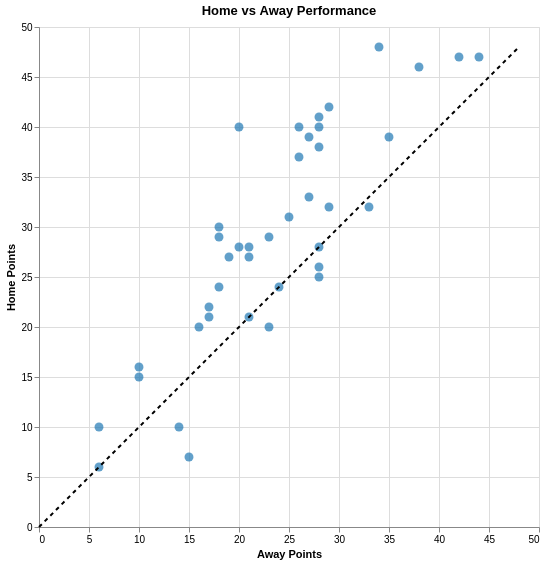

Notebook source saved alongside this figure:
### Code cell
max_points = q3_pivot[['Points_Home', 'Points_Away']].max().max()

line_df = pd.DataFrame({
    'x': [0, max_points],
    'y': [0, max_points]
})

diag_line = (
    alt.Chart(line_df)
    .mark_line(color='black', strokeDash=[4,4])
    .encode(
        x='x:Q',
        y='y:Q'
    )
)

q3_scatter_with_line = alt.layer(
    q3_scatter,
    diag_line
)
q3_scatter_with_line

### Figure 1 — Vega-Lite specification as saved in the notebook (floating-point values rounded to 4 significant figures)
{"config": {"view": {"continuousWidth": 300, "continuousHeight": 300}}, "layer": [{"data": {"name": "data-90971ae87d82764671a9a223da347423"}, "mark": {"type": "circle", "size": 80}, "encoding": {"color": {"condition": {"param": "param_0d9d894d388ffc00", "value": "#1f77b4"}, "value": "lightgray"}, "tooltip": [{"field": "Team", "type": "nominal"}, {"field": "Season", "type": "nominal"}, {"field": "Points_Home", "type": "quantitative"}, {"field": "Points_Away", "type": "quantitative"}, {"field": "GoalDiff_Home", "type": "quantitative"}, {"field": "GoalDiff_Away", "type": "quantitative"}], "x": {"field": "Points_Away", "title": "Away Points", "type": "quantitative"}, "y": {"field": "Points_Home", "title": "Home Points", "type": "quantitative"}}, "name": "view_c16a2b81b16b738e_0", "title": "Home vs Away Performance"}, {"data": {"name": "data-e576cf585f5b1988125c0cc12c6e74dc"}, "mark": {"type": "line", "color": "black", "strokeDash": [4, 4]}, "encoding": {"x": {"field": "x", "type": "quantitative"}, "y": {"field": "y", "type": "quantitative"}}}], "height": 500, "params": [{"name": "param_0d9d894d388ffc00", "select": "interval", "views": ["view_c16a2b81b16b738e_0"]}], "width": 500, "$schema": "https://vega.github.io/schema/vega-lite/v6.1.0.json", "datasets": {"data-90971ae87d82764671a9a223da347423": [{"Team": "Arsenal", "Season": "2023-24", "Points_Away": 42, "Points_Home": 47, "GoalDiff_Away": 30, "GoalDiff_Home": 32}, {"Team": "Arsenal", "Season": "2024-25", "Points_Away": 35, "Points_Home": 39, "GoalDiff_Away": 17, "GoalDiff_Home": 18}, {"Team": "Aston Villa", "Season": "2023-24", "Points_Away": 28, "Points_Home": 40, "GoalDiff_Away": -5, "GoalDiff_Home": 20}, {"Team": "Aston Villa", "Season": "2024-25", "Points_Away": 26, "Points_Home": 40, "GoalDiff_Away": -7, "GoalDiff_Home": 14}, {"Team": "Bournemouth", "Season": "2023-24", "Points_Away": 21, "Points_Home": 27, "GoalDiff_Away": -12, "GoalDiff_Home": -1}, {"Team": "Bournemouth", "Season": "2024-25", "Points_Away": 28, "Points_Home": 28, "GoalDiff_Away": 5, "GoalDiff_Home": 7}, {"Team": "Brentford", "Season": "2023-24", "Points_Away": 17, "Points_Home": 22, "GoalDiff_Away": -4, "GoalDiff_Home": -5}, {"Team": "Brentford", "Season": "2024-25", "Points_Away": 25, "Points_Home": 31, "GoalDiff_Away": 4, "GoalDiff_Home": 5}, {"Team": "Brighton", "Season": "2023-24", "Points_Away": 18, "Points_Home": 30, "GoalDiff_Away": -10, "GoalDiff_Home": 3}, {"Team": "Brighton", "Season": "2024-25", "Points_Away": 29, "Points_Home": 32, "GoalDiff_Away": 3, "GoalDiff_Home": 4}, {"Team": "Burnley", "Season": "2023-24", "Points_Away": 14, "Points_Home": 10, "GoalDiff_Away": -13, "GoalDiff_Home": -24}, {"Team": "Chelsea", "Season": "2023-24", "Points_Away": 26, "Points_Home": 37, "GoalDiff_Away": -4, "GoalDiff_Home": 18}, {"Team": "Chelsea", "Season": "2024-25", "Points_Away": 28, "Points_Home": 41, "GoalDiff_Away": 4, "GoalDiff_Home": 17}, {"Team": "Crystal Palace", "Season": "2023-24", "Points_Away": 21, "Points_Home": 28, "GoalDiff_Away": -12, "GoalDiff_Home": 11}, {"Team": "Crystal Palace", "Season": "2024-25", "Points_Away": 28, "Points_Home": 25, "GoalDiff_Away": 2, "GoalDiff_Home": -2}, {"Team": "Everton", "Season": "2023-24", "Points_Away": 20, "Points_Home": 28, "GoalDiff_Away": -15, "GoalDiff_Home": 4}, {"Team": "Everton", "Season": "2024-25", "Points_Away": 24, "Points_Home": 24, "GoalDiff_Away": -5, "GoalDiff_Home": 3}, {"Team": "Fulham", "Season": "2023-24", "Points_Away": 18, "Points_Home": 29, "GoalDiff_Away": -13, "GoalDiff_Home": 7}, {"Team": "Fulham", "Season": "2024-25", "Points_Away": 28, "Points_Home": 26, "GoalDiff_Away": 3, "GoalDiff_Home": -3}, {"Team": "Ipswich", "Season": "2024-25", "Points_Away": 15, "Points_Home": 7, "GoalDiff_Away": -16, "GoalDiff_Home": -30}, {"Team": "Leicester", "Season": "2024-25", "Points_Away": 10, "Points_Home": 15, "GoalDiff_Away": -28, "GoalDiff_Home": -19}, {"Team": "Liverpool", "Season": "2023-24", "Points_Away": 34, "Points_Home": 48, "GoalDiff_Away": 13, "GoalDiff_Home": 32}, {"Team": "Liverpool", "Season": "2024-25", "Points_Away": 38, "Points_Home": 46, "GoalDiff_Away": 19, "GoalDiff_Home": 26}, {"Team": "Luton", "Season": "2023-24", "Points_Away": 10, "Points_Home": 16, "GoalDiff_Away": -24, "GoalDiff_Home": -9}, {"Team": "Man City", "Season": "2023-24", "Points_Away": 44, "Points_Home": 47, "GoalDiff_Away": 27, "GoalDiff_Home": 35}, {"Team": "Man City", "Season": "2024-25", "Points_Away": 29, "Points_Home": 42, "GoalDiff_Away": 8, "GoalDiff_Home": 20}, {"Team": "Man United", "Season": "2023-24", "Points_Away": 27, "Points_Home": 33, "GoalDiff_Away": -4, "GoalDiff_Home": 3}, {"Team": "Man United", "Season": "2024-25", "Points_Away": 18, "Points_Home": 24, "GoalDiff_Away": -5, "GoalDiff_Home": -5}, {"Team": "Newcastle", "Season": "2023-24", "Points_Away": 20, "Points_Home": 40, "GoalDiff_Away": -4, "GoalDiff_Home": 27}, {"Team": "Newcastle", "Season": "2024-25", "Points_Away": 28, "Points_Home": 38, "GoalDiff_Away": 1, "GoalDiff_Home": 20}, {"Team": "Nott'm Forest", "Season": "2023-24", "Points_Away": 16, "Points_Home": 20, "GoalDiff_Away": -15, "GoalDiff_Home": -3}, {"Team": "Nott'm Forest", "Season": "2024-25", "Points_Away": 33, "Points_Home": 32, "GoalDiff_Away": 2, "GoalDiff_Home": 10}, {"Team": "Sheffield United", "Season": "2023-24", "Points_Away": 6, "Points_Home": 10, "GoalDiff_Away": -31, "GoalDiff_Home": -38}, {"Team": "Southampton", "Season": "2024-25", "Points_Away": 6, "Points_Home": 6, "GoalDiff_Away": -26, "GoalDiff_Home": -34}, {"Team": "Tottenham", "Season": "2023-24", "Points_Away": 27, "Points_Home": 39, "GoalDiff_Away": 2, "GoalDiff_Home": 11}, {"Team": "Tottenham", "Season": "2024-25", "Points_Away": 17, "Points_Home": 21, "GoalDiff_Away": -1, "GoalDiff_Home": 0}, {"Team": "West Ham", "Season": "2023-24", "Points_Away": 23, "Points_Home": 29, "GoalDiff_Away": -17, "GoalDiff_Home": 3}, {"Team": "West Ham", "Season": "2024-25", "Points_Away": 23, "Points_Home": 20, "GoalDiff_Away": -5, "GoalDiff_Home": -11}, {"Team": "Wolves", "Season": "2023-24", "Points_Away": 19, "Points_Home": 27, "GoalDiff_Away": -11, "GoalDiff_Home": -4}, {"Team": "Wolves", "Season": "2024-25", "Points_Away": 21, "Points_Home": 21, "GoalDiff_Away": -10, "GoalDiff_Home": -5}], "data-e576cf585f5b1988125c0cc12c6e74dc": [{"x": 0, "y": 0}, {"x": 48, "y": 48}]}}
